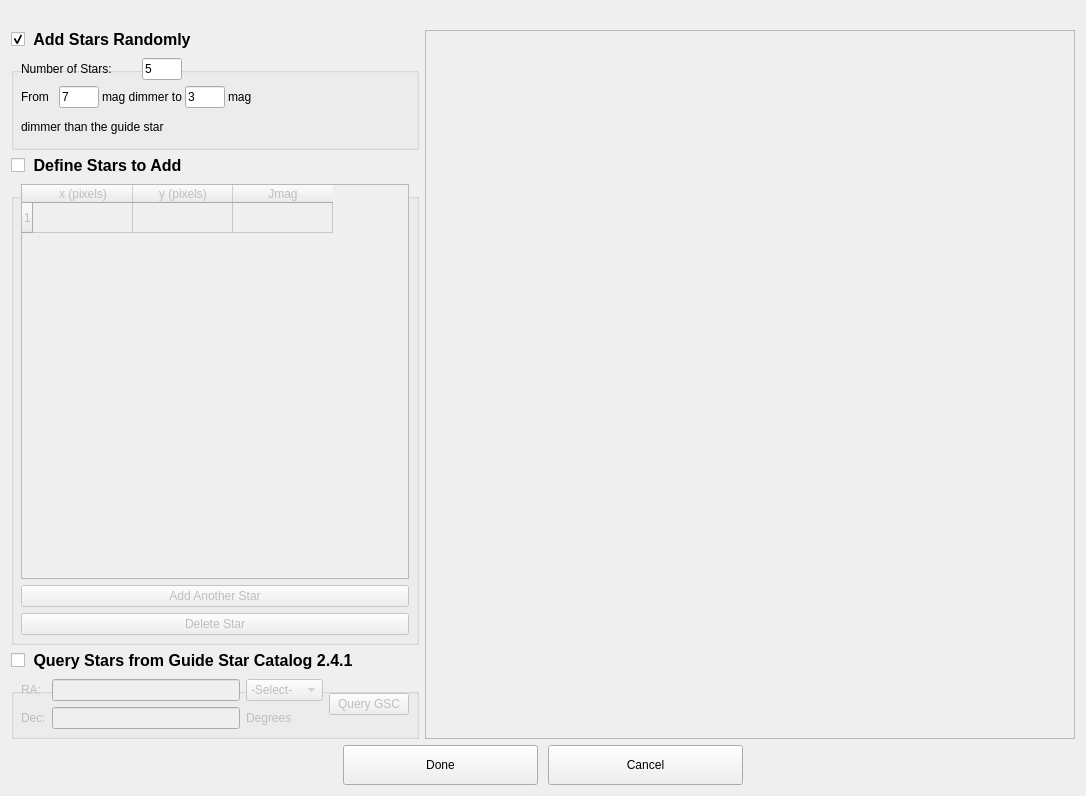
<?xml version="1.0" encoding="UTF-8"?>
<ui version="4.0">
 <class>Dialog</class>
 <widget class="QDialog" name="Dialog">
  <property name="geometry">
   <rect>
    <x>0</x>
    <y>0</y>
    <width>1086</width>
    <height>796</height>
   </rect>
  </property>
  <property name="windowTitle">
   <string>Dialog</string>
  </property>
  <layout class="QGridLayout" name="gridLayout">
   <property name="topMargin">
    <number>30</number>
   </property>
   <item row="0" column="1" rowspan="3">
    <widget class="QFrame" name="frame_canvas">
     <property name="sizePolicy">
      <sizepolicy hsizetype="Expanding" vsizetype="MinimumExpanding">
       <horstretch>0</horstretch>
       <verstretch>0</verstretch>
      </sizepolicy>
     </property>
     <property name="minimumSize">
      <size>
       <width>650</width>
       <height>0</height>
      </size>
     </property>
     <property name="autoFillBackground">
      <bool>false</bool>
     </property>
     <property name="styleSheet">
      <string notr="true">QWidget { border-color: black; border-width: 10px }</string>
     </property>
     <property name="frameShape">
      <enum>QFrame::StyledPanel</enum>
     </property>
     <layout class="QVBoxLayout" name="verticalLayout_3">
      <property name="margin">
       <number>0</number>
      </property>
     </layout>
    </widget>
   </item>
   <item row="1" column="0">
    <widget class="QGroupBox" name="groupBox_defined">
     <property name="styleSheet">
      <string notr="true">QGroupBox { font-size: 16px; font-weight: bold; margin-top: 20px; margin-top: 18px } QGroupBox::title { top: -18px }</string>
     </property>
     <property name="title">
      <string>Define Stars to Add</string>
     </property>
     <property name="checkable">
      <bool>true</bool>
     </property>
     <property name="checked">
      <bool>false</bool>
     </property>
     <layout class="QVBoxLayout" name="verticalLayout">
      <item>
       <widget class="QTableWidget" name="tableWidget">
        <property name="minimumSize">
         <size>
          <width>320</width>
          <height>300</height>
         </size>
        </property>
        <property name="rowCount">
         <number>1</number>
        </property>
        <row/>
        <column>
         <property name="text">
          <string>x (pixels)</string>
         </property>
        </column>
        <column>
         <property name="text">
          <string>y (pixels)</string>
         </property>
        </column>
        <column>
         <property name="text">
          <string>Jmag</string>
         </property>
        </column>
       </widget>
      </item>
      <item>
       <widget class="QPushButton" name="pushButton_addStar">
        <property name="text">
         <string>Add Another Star</string>
        </property>
       </widget>
      </item>
      <item>
       <widget class="QPushButton" name="pushButton_deleteStar">
        <property name="text">
         <string>Delete Star</string>
        </property>
       </widget>
      </item>
     </layout>
    </widget>
   </item>
   <item row="0" column="0">
    <widget class="QGroupBox" name="groupBox_random">
     <property name="minimumSize">
      <size>
       <width>0</width>
       <height>120</height>
      </size>
     </property>
     <property name="maximumSize">
      <size>
       <width>16777215</width>
       <height>120</height>
      </size>
     </property>
     <property name="styleSheet">
      <string notr="true">QGroupBox { font-size: 16px; font-weight: bold; margin-top: 20px; margin-top: 18px } QGroupBox::title { top: -18px }</string>
     </property>
     <property name="title">
      <string>Add Stars Randomly</string>
     </property>
     <property name="checkable">
      <bool>true</bool>
     </property>
     <property name="checked">
      <bool>true</bool>
     </property>
     <layout class="QVBoxLayout" name="verticalLayout_2">
      <property name="margin">
       <number>0</number>
      </property>
      <item>
       <widget class="QFrame" name="frame">
        <property name="minimumSize">
         <size>
          <width>260</width>
          <height>0</height>
         </size>
        </property>
        <property name="maximumSize">
         <size>
          <width>260</width>
          <height>16777215</height>
         </size>
        </property>
        <property name="frameShape">
         <enum>QFrame::NoFrame</enum>
        </property>
        <property name="frameShadow">
         <enum>QFrame::Raised</enum>
        </property>
        <layout class="QGridLayout" name="gridLayout_3">
         <property name="horizontalSpacing">
          <number>3</number>
         </property>
         <item row="0" column="0" colspan="3">
          <widget class="QLabel" name="label">
           <property name="text">
            <string>Number of Stars:</string>
           </property>
          </widget>
         </item>
         <item row="0" column="3">
          <widget class="QLineEdit" name="lineEdit_nStars">
           <property name="maximumSize">
            <size>
             <width>40</width>
             <height>16777215</height>
            </size>
           </property>
           <property name="text">
            <string>5</string>
           </property>
          </widget>
         </item>
         <item row="1" column="0">
          <widget class="QLabel" name="label_2">
           <property name="text">
            <string>From</string>
           </property>
          </widget>
         </item>
         <item row="1" column="1">
          <widget class="QLineEdit" name="lineEdit_magMin">
           <property name="maximumSize">
            <size>
             <width>40</width>
             <height>16777215</height>
            </size>
           </property>
           <property name="text">
            <string>7</string>
           </property>
          </widget>
         </item>
         <item row="1" column="2" colspan="2">
          <widget class="QLabel" name="label_3">
           <property name="text">
            <string>mag dimmer to</string>
           </property>
          </widget>
         </item>
         <item row="1" column="4">
          <widget class="QLineEdit" name="lineEdit_magMax">
           <property name="maximumSize">
            <size>
             <width>40</width>
             <height>16777215</height>
            </size>
           </property>
           <property name="text">
            <string>3</string>
           </property>
          </widget>
         </item>
         <item row="1" column="5">
          <widget class="QLabel" name="label_4">
           <property name="text">
            <string>mag</string>
           </property>
          </widget>
         </item>
         <item row="2" column="0" colspan="4">
          <widget class="QLabel" name="label_5">
           <property name="text">
            <string>dimmer than the guide star</string>
           </property>
          </widget>
         </item>
        </layout>
       </widget>
      </item>
     </layout>
    </widget>
   </item>
   <item row="2" column="0">
    <widget class="QGroupBox" name="groupBox_catalog">
     <property name="styleSheet">
      <string notr="true">QGroupBox { font-size: 16px; font-weight: bold; margin-top: 20px; margin-top: 18px } QGroupBox::title { top: -18px }</string>
     </property>
     <property name="title">
      <string>Query Stars from Guide Star Catalog 2.4.1</string>
     </property>
     <property name="checkable">
      <bool>true</bool>
     </property>
     <property name="checked">
      <bool>false</bool>
     </property>
     <layout class="QGridLayout" name="gridLayout_2">
      <item row="0" column="0">
       <widget class="QLabel" name="label_RA">
        <property name="text">
         <string>RA:</string>
        </property>
       </widget>
      </item>
      <item row="0" column="1">
       <widget class="QLineEdit" name="lineEdit_RA">
        <property name="minimumSize">
         <size>
          <width>110</width>
          <height>0</height>
         </size>
        </property>
       </widget>
      </item>
      <item row="0" column="2">
       <widget class="QComboBox" name="comboBox_RAUnits">
        <item>
         <property name="text">
          <string>-Select-</string>
         </property>
        </item>
        <item>
         <property name="text">
          <string>Hours</string>
         </property>
        </item>
        <item>
         <property name="text">
          <string>Degrees</string>
         </property>
        </item>
       </widget>
      </item>
      <item row="0" column="3" rowspan="2">
       <widget class="QPushButton" name="pushButton_queryGSC">
        <property name="text">
         <string>Query GSC</string>
        </property>
       </widget>
      </item>
      <item row="1" column="0">
       <widget class="QLabel" name="label_Dec">
        <property name="text">
         <string>Dec:</string>
        </property>
       </widget>
      </item>
      <item row="1" column="1">
       <widget class="QLineEdit" name="lineEdit_Dec">
        <property name="minimumSize">
         <size>
          <width>110</width>
          <height>0</height>
         </size>
        </property>
       </widget>
      </item>
      <item row="1" column="2">
       <widget class="QLabel" name="label_DecUnits">
        <property name="text">
         <string>Degrees</string>
        </property>
       </widget>
      </item>
     </layout>
    </widget>
   </item>
   <item row="3" column="0" colspan="2">
    <widget class="QFrame" name="frame_2">
     <property name="frameShape">
      <enum>QFrame::NoFrame</enum>
     </property>
     <property name="frameShadow">
      <enum>QFrame::Raised</enum>
     </property>
     <layout class="QHBoxLayout" name="horizontalLayout">
      <property name="spacing">
       <number>0</number>
      </property>
      <property name="margin">
       <number>0</number>
      </property>
      <item>
       <widget class="QFrame" name="frame_buttons">
        <property name="maximumSize">
         <size>
          <width>400</width>
          <height>16777215</height>
         </size>
        </property>
        <property name="frameShape">
         <enum>QFrame::NoFrame</enum>
        </property>
        <property name="frameShadow">
         <enum>QFrame::Raised</enum>
        </property>
        <layout class="QHBoxLayout" name="horizontalLayout_2">
         <property name="spacing">
          <number>10</number>
         </property>
         <property name="margin">
          <number>0</number>
         </property>
         <item>
          <widget class="QPushButton" name="pushButton_done">
           <property name="minimumSize">
            <size>
             <width>0</width>
             <height>40</height>
            </size>
           </property>
           <property name="maximumSize">
            <size>
             <width>200</width>
             <height>16777215</height>
            </size>
           </property>
           <property name="text">
            <string>Done</string>
           </property>
          </widget>
         </item>
         <item>
          <widget class="QPushButton" name="pushButton_cancel">
           <property name="minimumSize">
            <size>
             <width>0</width>
             <height>40</height>
            </size>
           </property>
           <property name="maximumSize">
            <size>
             <width>200</width>
             <height>16777215</height>
            </size>
           </property>
           <property name="text">
            <string>Cancel</string>
           </property>
          </widget>
         </item>
        </layout>
       </widget>
      </item>
     </layout>
    </widget>
   </item>
  </layout>
 </widget>
 <resources/>
 <connections/>
 <slots>
  <slot>toggle_other_boxes()</slot>
 </slots>
</ui>
